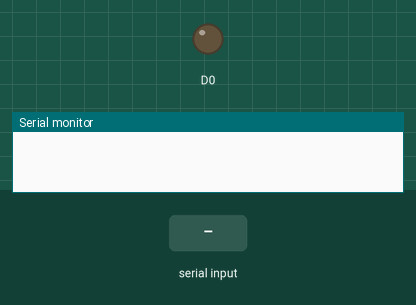
This sketch was run on a simulated ESP8266 (NodeMCU). On the bench: output pins drawn as LEDs (lit = HIGH), the last lines printed to the serial monitor. Inputs (shaded band) come from the test bench.

Above: at 1.2 s.
1.3 s: "off" received over Serial
At 2.9 s:
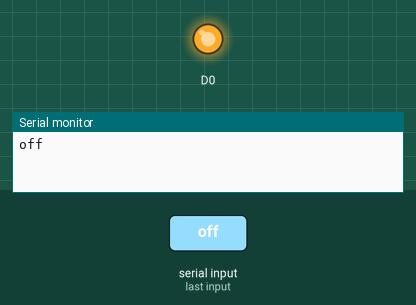
3.8 s: "on" received over Serial
At 6.1 s:
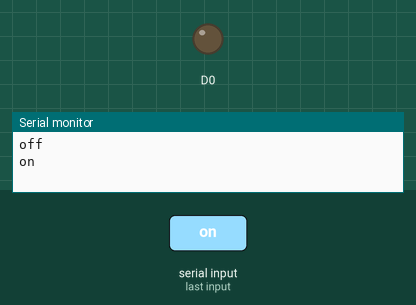
Timing chart, 0 to 7.6 s (numbered marks = the images above; inputs shaded):
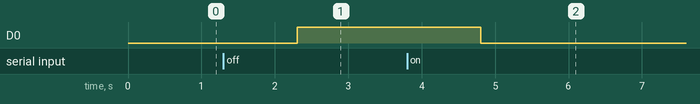

Measured:
- after the input at 1.3 s, D0: LOW → HIGH after 1.0 s
- after the input at 3.8 s, D0: HIGH → LOW after 1.0 s

The sketch:

user_control_led.ino
```cpp
String data;
String reqData = "";

void setup() {
  // put your setup code here, to run once:
  Serial.begin(9600);
   pinMode(D0,OUTPUT);
}

void loop() {
  // put your main code here, to run repeatedly:

    while(!Serial.available())
    {
      delay(100);
    }

    if(Serial.available()>0){
    data = Serial.readString();

    Serial.println(data);

    if(data == "on")
      digitalWrite(D0,LOW);
     else if(data=="off")
     digitalWrite(D0,HIGH);
    }


}
```
